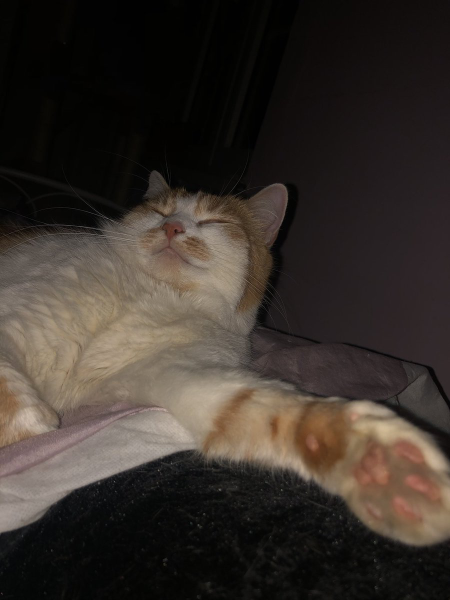
#> input picture temp.png, 900 x 1200 px (shown at 1/2 size)
$ python -i cat_detector.py   (imports and definitions only)
#> lines starting #> are read from the running program, lines starting #| are printed output that depends on the picture

def cv_cat_detector():

    # import the necessary packages
    #import argparse
    import cv2

    image = cv2.imread ("temp.png", 1)
#> image is the input picture: shape (1200, 900, 3); mean B, G, R 42.8, 48.7, 56.3

    # load the input image and convert it to grayscale
    gray = cv2.cvtColor(image, cv2.COLOR_BGR2GRAY)
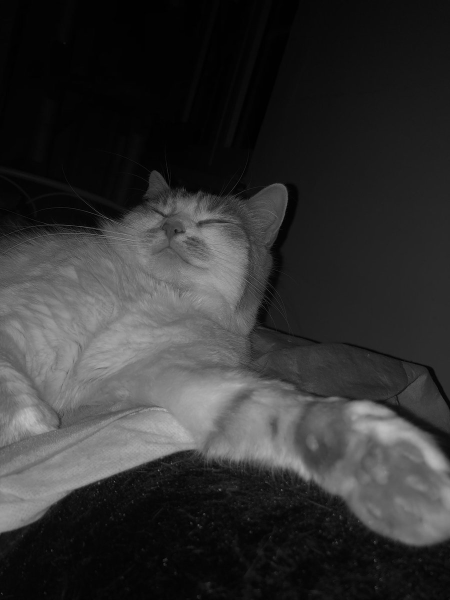
#> gray: shape (1200, 900) (shown at 1/2 size); min 0, max 196, mean 50.3

    #resized_img = cv2.resize(img, (500,500))
    resized_img = cv2.resize(image, (int(image.shape[1]/2),int(image.shape[0]/2)))
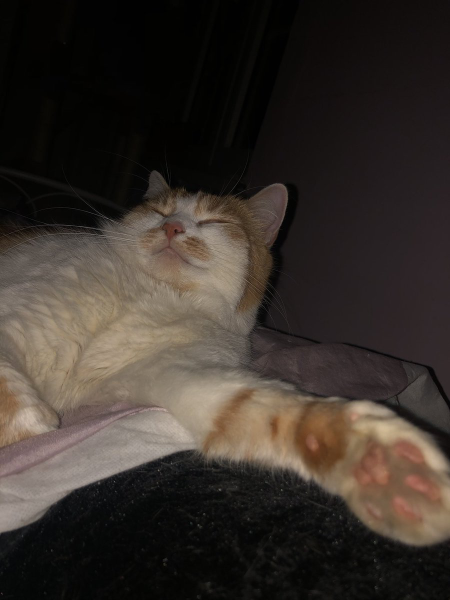
#> resized_img: shape (600, 450, 3); mean B, G, R 42.9, 48.8, 56.4

    # load the cat detector Haar cascade, then detect cat faces
    # in the input image
    detector = cv2.CascadeClassifier("haarcascade_frontalcatface.xml")

    #rects = detector.detectMultiScale(gray, scaleFactor=1.3,
    #	minNeighbors=10, minSize=(75, 75))

    rects = detector.detectMultiScale(resized_img, scaleFactor=1.3,
        minNeighbors=10, minSize=(75,75))
#> rects = ()

    # loop over the cat faces and draw a rectangle surrounding each
    for (i, (x, y, w, h)) in enumerate(rects):
    	cv2.rectangle(resized_img, (x, y), (x + w, y + h), (0, 0, 255), 2)
    	cv2.putText(resized_img, "Cat #{}".format(i + 1), (x, y - 10),
    		cv2.FONT_HERSHEY_SIMPLEX, 0.55, (0, 0, 255), 2)
#> this loop made 0 passes


    # show the detected cat faces
    cv2.imshow("Cat Faces", resized_img)
    cv2.waitKey(0)

    if len(rects) == 0:
        print("no catto on iage :(")
        return False

    else:
        print("catto on image!!! Catto on image!! :3 ")
        return True

>>> result = cv_cat_detector()
